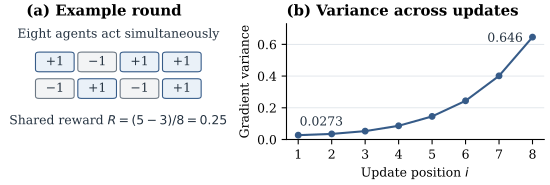

Write Python code to recreate this figure.
"""Reproduce the switch game figure by exactly enumerating the rollout actions."""

from itertools import product
from math import prod
from pathlib import Path
from statistics import pvariance

import matplotlib

matplotlib.use("Agg")
import matplotlib.pyplot as plt
from matplotlib.patches import FancyBboxPatch


def gradient_variances(n, epsilon):
    actions = list(product((-1, 1), repeat=n))
    return [
        pvariance(
            prod(1 + epsilon * a for a in action[:i]) * (sum(action) / n) * action[i] / 2
            for action in actions
        )
        for i in range(n)
    ]


def main():
    n, epsilon = 8, 0.5
    variances = gradient_variances(n, epsilon)
    blue = "#365B88"
    ink = "#23313F"
    plt.rcParams.update({"font.family": "serif", "font.size": 9, "pdf.fonttype": 42})
    fig, (game, curve) = plt.subplots(
        1, 2, figsize=(5.5, 1.85), width_ratios=(1, 1.4), layout="constrained"
    )

    game.set_title("(a) Example round", loc="left", fontweight="bold")
    game.set_axis_off()
    game.text(0.5, 0.88, "Eight agents act simultaneously", ha="center", color=ink)
    switches = (1, -1, 1, 1, -1, 1, -1, 1)
    for i, value in enumerate(switches):
        row, col = divmod(i, 4)
        x, y = 0.055 + 0.23 * col, 0.59 - 0.23 * row
        game.add_patch(
            FancyBboxPatch(
                (x, y), 0.20, 0.16, boxstyle="round,pad=0.005,rounding_size=0.02",
                edgecolor=blue if value > 0 else "#6C7884",
                facecolor="#EAF1F8" if value > 0 else "#F3F4F5", linewidth=0.8,
            )
        )
        game.text(x + 0.10, y + 0.08, f"{value:+d}".replace("-", "−"),
                  ha="center", va="center", color=ink)
    game.text(0.5, 0.13, r"Shared reward $R=(5-3)/8=0.25$", ha="center", color=ink)

    curve.set_title("(b) Variance across updates", loc="left", fontweight="bold")
    curve.plot(range(1, n + 1), variances, color=blue, marker="o", markersize=4, linewidth=1.5)
    curve.set(xlabel="Update position $i$", ylabel="Gradient variance",
              xticks=range(1, n + 1), yticks=(0, 0.2, 0.4, 0.6),
              xlim=(0.65, 8.35), ylim=(0, 0.73))
    curve.set_axisbelow(True)
    curve.grid(axis="y", color="#DCE2E8", linewidth=0.6)
    curve.spines[["right", "top"]].set_visible(False)
    curve.annotate(f"{variances[0]:.4f}", (1, variances[0]), textcoords="offset points",
                   xytext=(1, 7), ha="left", color=ink)
    curve.annotate(f"{variances[-1]:.3f}", (n, variances[-1]), textcoords="offset points",
                   xytext=(-7, -1), ha="right", va="center", color=ink)

    fig.savefig(Path(__file__).with_suffix(".pdf"), metadata={"CreationDate": None})
    plt.close(fig)


if __name__ == "__main__":
    main()
